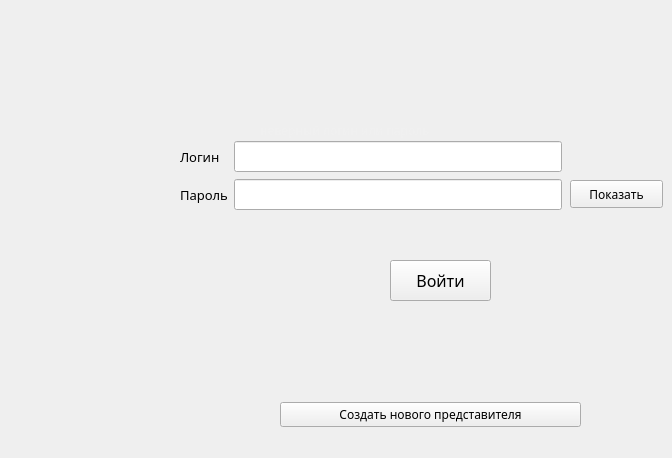
    <widget class="QWidget" name="loginPage">
     <property name="styleSheet">
      <string notr="true"/>
     </property>
     <widget class="QLabel" name="mistakeLabel">
      <property name="geometry">
       <rect>
        <x>260</x>
        <y>120</y>
        <width>191</width>
        <height>20</height>
       </rect>
      </property>
      <property name="font">
       <font>
        <family>Century Gothic</family>
        <italic>false</italic>
       </font>
      </property>
      <property name="styleSheet">
       <string notr="true">color: rgb(240, 240, 240)</string>
      </property>
      <property name="text">
       <string>неверный логин или пароль</string>
      </property>
     </widget>
     <widget class="QPushButton" name="loginButton">
      <property name="geometry">
       <rect>
        <x>390</x>
        <y>260</y>
        <width>101</width>
        <height>41</height>
       </rect>
      </property>
      <property name="font">
       <font>
        <family>Century Gothic</family>
        <pointsize>12</pointsize>
        <weight>50</weight>
        <italic>false</italic>
        <bold>false</bold>
       </font>
      </property>
      <property name="text">
       <string>Войти</string>
      </property>
     </widget>
     <widget class="QWidget" name="layoutWidget">
      <property name="geometry">
       <rect>
        <x>180</x>
        <y>140</y>
        <width>382</width>
        <height>73</height>
       </rect>
      </property>
      <layout class="QHBoxLayout" name="horizontalLayout_4">
       <item>
        <layout class="QVBoxLayout" name="verticalLayout">
         <item>
          <layout class="QHBoxLayout" name="horizontalLayout">
           <item>
            <widget class="QLabel" name="loginLabel">
             <property name="maximumSize">
              <size>
               <width>16777215</width>
               <height>31</height>
              </size>
             </property>
             <property name="font">
              <font>
               <family>Century Gothic</family>
               <pointsize>10</pointsize>
              </font>
             </property>
             <property name="text">
              <string>Логин</string>
             </property>
            </widget>
           </item>
          </layout>
         </item>
         <item>
          <layout class="QHBoxLayout" name="horizontalLayout_2">
           <item>
            <widget class="QLabel" name="passwordLabel">
             <property name="maximumSize">
              <size>
               <width>16777215</width>
               <height>31</height>
              </size>
             </property>
             <property name="font">
              <font>
               <family>Century Gothic</family>
               <pointsize>10</pointsize>
              </font>
             </property>
             <property name="text">
              <string>Пароль</string>
             </property>
            </widget>
           </item>
          </layout>
         </item>
        </layout>
       </item>
       <item>
        <layout class="QVBoxLayout" name="verticalLayout_2">
         <item>
          <widget class="QLineEdit" name="loginLineEdit">
           <property name="minimumSize">
            <size>
             <width>0</width>
             <height>31</height>
            </size>
           </property>
           <property name="font">
            <font>
             <family>Century Gothic</family>
             <pointsize>10</pointsize>
            </font>
           </property>
           <property name="text">
            <string/>
           </property>
           <property name="maxLength">
            <number>30</number>
           </property>
           <property name="cursorPosition">
            <number>0</number>
           </property>
          </widget>
         </item>
         <item>
          <widget class="QLineEdit" name="passwordLineEdit">
           <property name="minimumSize">
            <size>
             <width>0</width>
             <height>31</height>
            </size>
           </property>
           <property name="font">
            <font>
             <family>Century Gothic</family>
             <pointsize>10</pointsize>
            </font>
           </property>
           <property name="maxLength">
            <number>30</number>
           </property>
           <property name="echoMode">
            <enum>QLineEdit::Password</enum>
           </property>
          </widget>
         </item>
        </layout>
       </item>
      </layout>
     </widget>
     <widget class="QPushButton" name="showPasswordButton">
      <property name="geometry">
       <rect>
        <x>570</x>
        <y>180</y>
        <width>93</width>
        <height>28</height>
       </rect>
      </property>
      <property name="font">
       <font>
        <family>Century Gothic</family>
       </font>
      </property>
      <property name="text">
       <string>Показать</string>
      </property>
     </widget>
     <widget class="QWidget" name="layoutWidget">
      <property name="geometry">
       <rect>
        <x>280</x>
        <y>380</y>
        <width>301</width>
        <height>69</height>
       </rect>
      </property>
      <layout class="QVBoxLayout" name="verticalLayout_4">
       <item>
        <widget class="QPushButton" name="createNewRepresentative">
         <property name="font">
          <font>
           <family>Century Gothic</family>
           <pointsize>9</pointsize>
          </font>
         </property>
         <property name="text">
          <string>Создать нового представителя</string>
         </property>
        </widget>
       </item>
      </layout>
     </widget>
    </widget>
